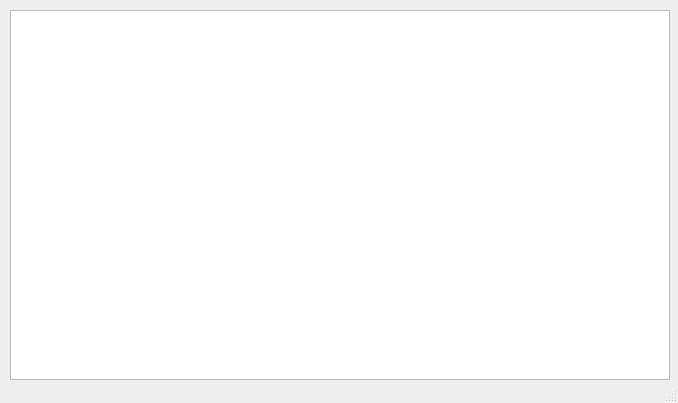
<?xml version="1.0" encoding="UTF-8"?>
<ui version="4.0">
 <class>MainWindow</class>
 <widget class="QMainWindow" name="MainWindow">
  <property name="geometry">
   <rect>
    <x>0</x>
    <y>0</y>
    <width>678</width>
    <height>403</height>
   </rect>
  </property>
  <property name="windowTitle">
   <string>MainWindow</string>
  </property>
  <widget class="QWidget" name="centralwidget">
   <widget class="QTableWidget" name="tableWidget">
    <property name="geometry">
     <rect>
      <x>10</x>
      <y>10</y>
      <width>660</width>
      <height>370</height>
     </rect>
    </property>
   </widget>
  </widget>
  <widget class="QStatusBar" name="statusbar"/>
 </widget>
 <resources/>
 <connections/>
</ui>
